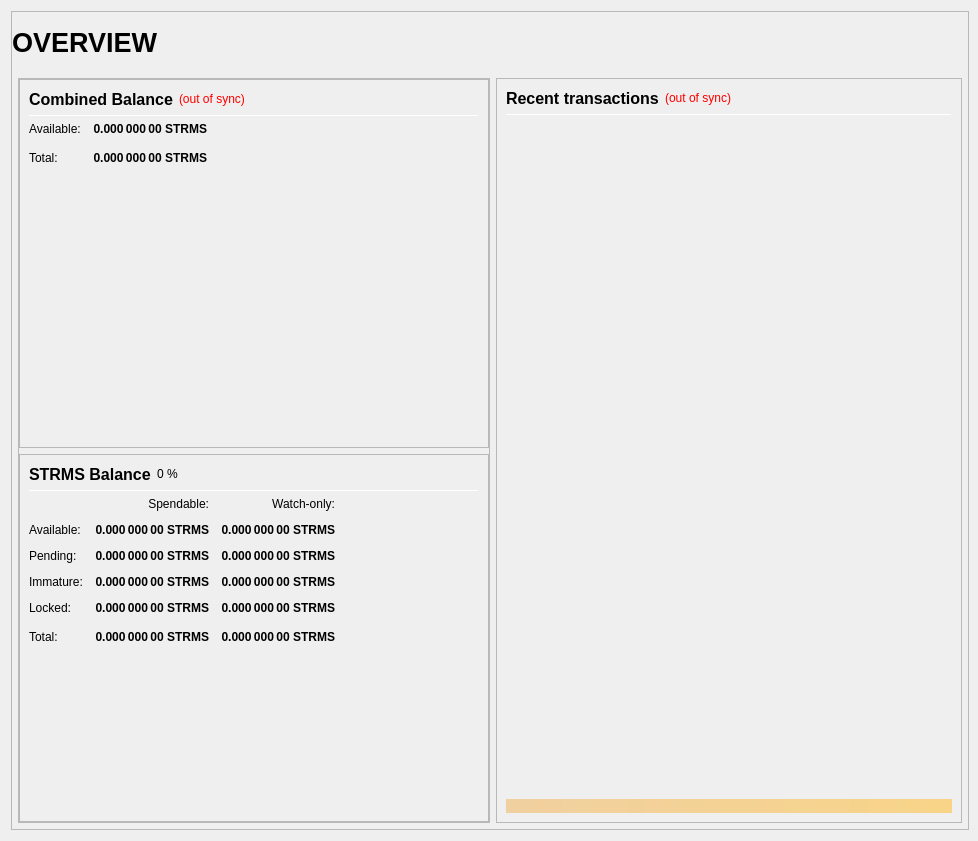
<?xml version="1.0" encoding="UTF-8"?>
<ui version="4.0">
 <class>OverviewPage</class>
 <widget class="QWidget" name="OverviewPage">
  <property name="geometry">
   <rect>
    <x>0</x>
    <y>0</y>
    <width>978</width>
    <height>841</height>
   </rect>
  </property>
  <property name="minimumSize">
   <size>
    <width>960</width>
    <height>682</height>
   </size>
  </property>
  <property name="windowTitle">
   <string>Form</string>
  </property>
  <layout class="QVBoxLayout" name="topLayout" stretch="1">
   <property name="rightMargin">
    <number>9</number>
   </property>
   <item>
    <widget class="QFrame" name="frame_BG">
     <property name="minimumSize">
      <size>
       <width>850</width>
       <height>610</height>
      </size>
     </property>
     <property name="maximumSize">
      <size>
       <width>16777215</width>
       <height>16777215</height>
      </size>
     </property>
     <property name="frameShape">
      <enum>QFrame::StyledPanel</enum>
     </property>
     <property name="frameShadow">
      <enum>QFrame::Raised</enum>
     </property>
     <layout class="QVBoxLayout" name="verticalLayout_3" stretch="1">
      <property name="leftMargin">
       <number>0</number>
      </property>
      <property name="topMargin">
       <number>0</number>
      </property>
      <property name="rightMargin">
       <number>0</number>
      </property>
      <property name="bottomMargin">
       <number>6</number>
      </property>
      <item>
       <layout class="QVBoxLayout" name="verticalLayout_Master" stretch="0,1">
        <property name="margin">
         <number>0</number>
        </property>
        <item>
         <widget class="QFrame" name="frame_Header">
          <layout class="QVBoxLayout" name="verticalLayout_Header" stretch="0">
           <property name="margin">
            <number>0</number>
           </property>
           <item>
            <layout class="QHBoxLayout" name="horizontalLayout_Header" stretch="1,0,1">
             <property name="spacing">
              <number>6</number>
             </property>
             <item>
              <widget class="QLabel" name="labelOverviewHeaderLeft">
               <property name="minimumSize">
                <size>
                 <width>464</width>
                 <height>60</height>
                </size>
               </property>
               <property name="maximumSize">
                <size>
                 <width>16777215</width>
                 <height>60</height>
                </size>
               </property>
               <property name="font">
                <font>
                 <pointsize>20</pointsize>
                 <weight>75</weight>
                 <bold>true</bold>
                </font>
               </property>
               <property name="text">
                <string>OVERVIEW</string>
               </property>
               <property name="alignment">
                <set>Qt::AlignLeading|Qt::AlignLeft|Qt::AlignVCenter</set>
               </property>
              </widget>
             </item>
             <item>
              <spacer name="horizontalSpacer_Header">
               <property name="orientation">
                <enum>Qt::Horizontal</enum>
               </property>
               <property name="sizeHint" stdset="0">
                <size>
                 <width>40</width>
                 <height>20</height>
                </size>
               </property>
              </spacer>
             </item>
             <item>
              <widget class="QLabel" name="labelOverviewHeaderRight">
               <property name="minimumSize">
                <size>
                 <width>464</width>
                 <height>60</height>
                </size>
               </property>
               <property name="maximumSize">
                <size>
                 <width>16777215</width>
                 <height>60</height>
                </size>
               </property>
               <property name="font">
                <font>
                 <pointsize>14</pointsize>
                </font>
               </property>
               <property name="text">
                <string/>
               </property>
               <property name="alignment">
                <set>Qt::AlignRight|Qt::AlignTrailing|Qt::AlignVCenter</set>
               </property>
              </widget>
             </item>
            </layout>
           </item>
          </layout>
         </widget>
        </item>
        <item>
         <widget class="QFrame" name="frame_Content">
          <layout class="QVBoxLayout" name="verticalLayout_Content">
           <property name="leftMargin">
            <number>6</number>
           </property>
           <property name="topMargin">
            <number>0</number>
           </property>
           <property name="rightMargin">
            <number>6</number>
           </property>
           <property name="bottomMargin">
            <number>0</number>
           </property>
           <item>
            <layout class="QHBoxLayout" name="horizontalLayout_Content" stretch="1,1">
             <property name="spacing">
              <number>6</number>
             </property>
             <item>
              <layout class="QVBoxLayout" name="verticalLayout_left" stretch="1">
               <item>
                <widget class="QFrame" name="frameObfuscation">
                 <property name="minimumSize">
                  <size>
                   <width>0</width>
                   <height>0</height>
                  </size>
                 </property>
                 <property name="frameShape">
                  <enum>QFrame::StyledPanel</enum>
                 </property>
                 <property name="frameShadow">
                  <enum>QFrame::Raised</enum>
                 </property>
                 <layout class="QVBoxLayout" name="verticalLayout" stretch="0,0,0">
                  <property name="margin">
                   <number>0</number>
                  </property>
                  <item>
                   <widget class="QFrame" name="frame_CombinedBalances">
                    <property name="minimumSize">
                     <size>
                      <width>470</width>
                      <height>0</height>
                     </size>
                    </property>
                    <property name="frameShape">
                     <enum>QFrame::StyledPanel</enum>
                    </property>
                    <property name="frameShadow">
                     <enum>QFrame::Raised</enum>
                    </property>
                    <layout class="QVBoxLayout" name="verticalLayout_5">
                     <item>
                      <layout class="QHBoxLayout" name="horizontalLayout_5" stretch="0,0,0">
                       <item>
                        <widget class="QLabel" name="label_5z">
                         <property name="minimumSize">
                          <size>
                           <width>0</width>
                           <height>20</height>
                          </size>
                         </property>
                         <property name="font">
                          <font>
                           <pointsize>12</pointsize>
                           <weight>75</weight>
                           <bold>true</bold>
                          </font>
                         </property>
                         <property name="toolTip">
                          <string>Combined Balance (including unconfirmed and immature coins)</string>
                         </property>
                         <property name="text">
                          <string>Combined Balance</string>
                         </property>
                        </widget>
                       </item>
                       <item>
                        <widget class="QLabel" name="labelWalletStatus">
                         <property name="cursor">
                          <cursorShape>WhatsThisCursor</cursorShape>
                         </property>
                         <property name="toolTip">
                          <string>The displayed information may be out of date. Your wallet automatically synchronizes with the STRMS network after a connection is established, but this process has not completed yet.</string>
                         </property>
                         <property name="styleSheet">
                          <string notr="true">QLabel { color: red; }</string>
                         </property>
                         <property name="text">
                          <string notr="true">(out of sync)</string>
                         </property>
                         <property name="alignment">
                          <set>Qt::AlignLeading|Qt::AlignLeft|Qt::AlignVCenter</set>
                         </property>
                        </widget>
                       </item>
                       <item>
                        <spacer name="horizontalSpacer_1">
                         <property name="orientation">
                          <enum>Qt::Horizontal</enum>
                         </property>
                         <property name="sizeHint" stdset="0">
                          <size>
                           <width>40</width>
                           <height>20</height>
                          </size>
                         </property>
                        </spacer>
                       </item>
                      </layout>
                     </item>
                     <item>
                      <widget class="Line" name="line_CombinedBalance">
                       <property name="minimumSize">
                        <size>
                         <width>0</width>
                         <height>1</height>
                        </size>
                       </property>
                       <property name="maximumSize">
                        <size>
                         <width>16777215</width>
                         <height>1</height>
                        </size>
                       </property>
                       <property name="orientation">
                        <enum>Qt::Horizontal</enum>
                       </property>
                      </widget>
                     </item>
                     <item>
                      <layout class="QGridLayout" name="gridLayout_3">
                       <property name="spacing">
                        <number>12</number>
                       </property>
                       <item row="1" column="0">
                        <widget class="QLabel" name="labelBalanceTextz">
                         <property name="text">
                          <string>Available:</string>
                         </property>
                        </widget>
                       </item>
                       <item row="1" column="1">
                        <widget class="QLabel" name="labelBalancez">
                         <property name="font">
                          <font>
                           <weight>75</weight>
                           <bold>true</bold>
                          </font>
                         </property>
                         <property name="cursor">
                          <cursorShape>IBeamCursor</cursorShape>
                         </property>
                         <property name="toolTip">
                          <string>Your current spendable balance</string>
                         </property>
                         <property name="text">
                          <string notr="true">0.000 000 00 STRMS</string>
                         </property>
                         <property name="alignment">
                          <set>Qt::AlignRight|Qt::AlignTrailing|Qt::AlignVCenter</set>
                         </property>
                         <property name="textInteractionFlags">
                          <set>Qt::LinksAccessibleByMouse|Qt::TextSelectableByKeyboard|Qt::TextSelectableByMouse</set>
                         </property>
                        </widget>
                       </item>
                       <item row="2" column="0">
                        <widget class="QLabel" name="labelTotalTextz">
                         <property name="text">
                          <string>Total:</string>
                         </property>
                        </widget>
                       </item>
                       <item row="2" column="1">
                        <widget class="QLabel" name="labelTotalz">
                         <property name="font">
                          <font>
                           <weight>75</weight>
                           <bold>true</bold>
                          </font>
                         </property>
                         <property name="cursor">
                          <cursorShape>IBeamCursor</cursorShape>
                         </property>
                         <property name="toolTip">
                          <string>Total Balance, including all unavailable coins.</string>
                         </property>
                         <property name="text">
                          <string notr="true">0.000 000 00 STRMS</string>
                         </property>
                         <property name="alignment">
                          <set>Qt::AlignRight|Qt::AlignTrailing|Qt::AlignVCenter</set>
                         </property>
                         <property name="textInteractionFlags">
                          <set>Qt::LinksAccessibleByMouse|Qt::TextSelectableByKeyboard|Qt::TextSelectableByMouse</set>
                         </property>
                        </widget>
                       </item>
                       <item row="2" column="3">
                        <spacer name="horizontalSpacer_2">
                         <property name="orientation">
                          <enum>Qt::Horizontal</enum>
                         </property>
                         <property name="sizeHint" stdset="0">
                          <size>
                           <width>40</width>
                           <height>20</height>
                          </size>
                         </property>
                        </spacer>
                       </item>
                      </layout>
                     </item>
                     <item>
                      <spacer name="verticalSpacer_1">
                       <property name="orientation">
                        <enum>Qt::Vertical</enum>
                       </property>
                       <property name="sizeHint" stdset="0">
                        <size>
                         <width>20</width>
                         <height>40</height>
                        </size>
                       </property>
                      </spacer>
                     </item>
                    </layout>
                   </widget>
                  </item>
                  <item>
                   <widget class="QFrame" name="frame_Balances">
                    <property name="frameShape">
                     <enum>QFrame::StyledPanel</enum>
                    </property>
                    <property name="frameShadow">
                     <enum>QFrame::Raised</enum>
                    </property>
                    <layout class="QVBoxLayout" name="verticalLayout_4">
                     <item>
                      <layout class="QHBoxLayout" name="horizontalLayout_4">
                       <item>
                        <widget class="QLabel" name="label_5">
                         <property name="minimumSize">
                          <size>
                           <width>0</width>
                           <height>20</height>
                          </size>
                         </property>
                         <property name="font">
                          <font>
                           <pointsize>12</pointsize>
                           <weight>75</weight>
                           <bold>true</bold>
                          </font>
                         </property>
                         <property name="text">
                          <string>STRMS Balance</string>
                         </property>
                        </widget>
                       </item>
                       <item>
                        <widget class="QLabel" name="labelSTRMSPercent">
                         <property name="text">
                          <string notr="true">0 %</string>
                         </property>
                        </widget>
                       </item>
                       <item>
                        <spacer name="horizontalSpacer_3">
                         <property name="orientation">
                          <enum>Qt::Horizontal</enum>
                         </property>
                         <property name="sizeHint" stdset="0">
                          <size>
                           <width>40</width>
                           <height>20</height>
                          </size>
                         </property>
                        </spacer>
                       </item>
                      </layout>
                     </item>
                     <item>
                      <widget class="Line" name="line_Balance">
                       <property name="minimumSize">
                        <size>
                         <width>0</width>
                         <height>1</height>
                        </size>
                       </property>
                       <property name="maximumSize">
                        <size>
                         <width>16777215</width>
                         <height>1</height>
                        </size>
                       </property>
                       <property name="orientation">
                        <enum>Qt::Horizontal</enum>
                       </property>
                      </widget>
                     </item>
                     <item>
                      <layout class="QGridLayout" name="gridLayout">
                       <property name="spacing">
                        <number>12</number>
                       </property>
                       <item row="0" column="1">
                        <widget class="QLabel" name="labelSpendable">
                         <property name="text">
                          <string>Spendable:</string>
                         </property>
                         <property name="alignment">
                          <set>Qt::AlignRight|Qt::AlignTrailing|Qt::AlignVCenter</set>
                         </property>
                        </widget>
                       </item>
                       <item row="0" column="2">
                        <widget class="QLabel" name="labelWatchonly">
                         <property name="text">
                          <string>Watch-only:</string>
                         </property>
                         <property name="alignment">
                          <set>Qt::AlignRight|Qt::AlignTrailing|Qt::AlignVCenter</set>
                         </property>
                        </widget>
                       </item>
                       <item row="1" column="0">
                        <widget class="QLabel" name="labelBalanceText">
                         <property name="text">
                          <string>Available:</string>
                         </property>
                        </widget>
                       </item>
                       <item row="1" column="1">
                        <widget class="QLabel" name="labelBalance">
                         <property name="font">
                          <font>
                           <weight>75</weight>
                           <bold>true</bold>
                          </font>
                         </property>
                         <property name="cursor">
                          <cursorShape>IBeamCursor</cursorShape>
                         </property>
                         <property name="toolTip">
                          <string>Your current spendable balance</string>
                         </property>
                         <property name="text">
                          <string notr="true">0.000 000 00 STRMS</string>
                         </property>
                         <property name="alignment">
                          <set>Qt::AlignRight|Qt::AlignTrailing|Qt::AlignVCenter</set>
                         </property>
                         <property name="textInteractionFlags">
                          <set>Qt::LinksAccessibleByMouse|Qt::TextSelectableByKeyboard|Qt::TextSelectableByMouse</set>
                         </property>
                        </widget>
                       </item>
                       <item row="1" column="2">
                        <widget class="QLabel" name="labelWatchAvailable">
                         <property name="font">
                          <font>
                           <weight>75</weight>
                           <bold>true</bold>
                          </font>
                         </property>
                         <property name="cursor">
                          <cursorShape>IBeamCursor</cursorShape>
                         </property>
                         <property name="toolTip">
                          <string>Your current balance in watch-only addresses</string>
                         </property>
                         <property name="text">
                          <string notr="true">0.000 000 00 STRMS</string>
                         </property>
                         <property name="alignment">
                          <set>Qt::AlignRight|Qt::AlignTrailing|Qt::AlignVCenter</set>
                         </property>
                         <property name="textInteractionFlags">
                          <set>Qt::LinksAccessibleByMouse|Qt::TextSelectableByKeyboard|Qt::TextSelectableByMouse</set>
                         </property>
                        </widget>
                       </item>
                       <item row="2" column="0">
                        <widget class="QLabel" name="labelPendingText">
                         <property name="text">
                          <string>Pending:</string>
                         </property>
                        </widget>
                       </item>
                       <item row="2" column="1">
                        <widget class="QLabel" name="labelUnconfirmed">
                         <property name="font">
                          <font>
                           <weight>75</weight>
                           <bold>true</bold>
                          </font>
                         </property>
                         <property name="cursor">
                          <cursorShape>IBeamCursor</cursorShape>
                         </property>
                         <property name="toolTip">
                          <string>Total of transactions that have yet to be confirmed, and do not yet count toward the spendable balance</string>
                         </property>
                         <property name="text">
                          <string notr="true">0.000 000 00 STRMS</string>
                         </property>
                         <property name="alignment">
                          <set>Qt::AlignRight|Qt::AlignTrailing|Qt::AlignVCenter</set>
                         </property>
                         <property name="textInteractionFlags">
                          <set>Qt::LinksAccessibleByMouse|Qt::TextSelectableByKeyboard|Qt::TextSelectableByMouse</set>
                         </property>
                        </widget>
                       </item>
                       <item row="2" column="2">
                        <widget class="QLabel" name="labelWatchPending">
                         <property name="font">
                          <font>
                           <weight>75</weight>
                           <bold>true</bold>
                          </font>
                         </property>
                         <property name="cursor">
                          <cursorShape>IBeamCursor</cursorShape>
                         </property>
                         <property name="toolTip">
                          <string>Unconfirmed transactions to watch-only addresses</string>
                         </property>
                         <property name="text">
                          <string notr="true">0.000 000 00 STRMS</string>
                         </property>
                         <property name="alignment">
                          <set>Qt::AlignRight|Qt::AlignTrailing|Qt::AlignVCenter</set>
                         </property>
                         <property name="textInteractionFlags">
                          <set>Qt::LinksAccessibleByMouse|Qt::TextSelectableByKeyboard|Qt::TextSelectableByMouse</set>
                         </property>
                        </widget>
                       </item>
                       <item row="3" column="0">
                        <widget class="QLabel" name="labelImmatureText">
                         <property name="text">
                          <string>Immature:</string>
                         </property>
                        </widget>
                       </item>
                       <item row="3" column="1">
                        <widget class="QLabel" name="labelImmature">
                         <property name="font">
                          <font>
                           <weight>75</weight>
                           <bold>true</bold>
                          </font>
                         </property>
                         <property name="cursor">
                          <cursorShape>IBeamCursor</cursorShape>
                         </property>
                         <property name="toolTip">
                          <string>Staked or masternode rewards that has not yet matured</string>
                         </property>
                         <property name="text">
                          <string notr="true">0.000 000 00 STRMS</string>
                         </property>
                         <property name="alignment">
                          <set>Qt::AlignRight|Qt::AlignTrailing|Qt::AlignVCenter</set>
                         </property>
                         <property name="textInteractionFlags">
                          <set>Qt::LinksAccessibleByMouse|Qt::TextSelectableByKeyboard|Qt::TextSelectableByMouse</set>
                         </property>
                        </widget>
                       </item>
                       <item row="3" column="2">
                        <widget class="QLabel" name="labelWatchImmature">
                         <property name="font">
                          <font>
                           <weight>75</weight>
                           <bold>true</bold>
                          </font>
                         </property>
                         <property name="cursor">
                          <cursorShape>IBeamCursor</cursorShape>
                         </property>
                         <property name="toolTip">
                          <string>Staked or masternode rewards in watch-only addresses that has not yet matured</string>
                         </property>
                         <property name="text">
                          <string notr="true">0.000 000 00 STRMS</string>
                         </property>
                         <property name="alignment">
                          <set>Qt::AlignRight|Qt::AlignTrailing|Qt::AlignVCenter</set>
                         </property>
                         <property name="textInteractionFlags">
                          <set>Qt::LinksAccessibleByMouse|Qt::TextSelectableByKeyboard|Qt::TextSelectableByMouse</set>
                         </property>
                        </widget>
                       </item>
                       <item row="4" column="0">
                        <widget class="QLabel" name="labelLockedBalanceText">
                         <property name="toolTip">
                          <string>Locked STRMS or Masternode collaterals. These are excluded from zSTRMS minting.</string>
                         </property>
                         <property name="text">
                          <string>Locked:</string>
                         </property>
                        </widget>
                       </item>
                       <item row="4" column="1">
                        <widget class="QLabel" name="labelLockedBalance">
                         <property name="font">
                          <font>
                           <weight>75</weight>
                           <bold>true</bold>
                          </font>
                         </property>
                         <property name="cursor">
                          <cursorShape>IBeamCursor</cursorShape>
                         </property>
                         <property name="toolTip">
                          <string>Locked STRMS or Masternode collaterals. These are excluded from zSTRMS minting.</string>
                         </property>
                         <property name="text">
                          <string notr="true">0.000 000 00 STRMS</string>
                         </property>
                         <property name="alignment">
                          <set>Qt::AlignRight|Qt::AlignTrailing|Qt::AlignVCenter</set>
                         </property>
                         <property name="textInteractionFlags">
                          <set>Qt::LinksAccessibleByMouse|Qt::TextSelectableByKeyboard|Qt::TextSelectableByMouse</set>
                         </property>
                        </widget>
                       </item>
                       <item row="4" column="2">
                        <widget class="QLabel" name="labelWatchLocked">
                         <property name="font">
                          <font>
                           <weight>75</weight>
                           <bold>true</bold>
                          </font>
                         </property>
                         <property name="cursor">
                          <cursorShape>IBeamCursor</cursorShape>
                         </property>
                         <property name="toolTip">
                          <string>Current locked balance in watch-only addresses</string>
                         </property>
                         <property name="text">
                          <string notr="true">0.000 000 00 STRMS</string>
                         </property>
                         <property name="alignment">
                          <set>Qt::AlignRight|Qt::AlignTrailing|Qt::AlignVCenter</set>
                         </property>
                         <property name="textInteractionFlags">
                          <set>Qt::LinksAccessibleByMouse|Qt::TextSelectableByKeyboard|Qt::TextSelectableByMouse</set>
                         </property>
                        </widget>
                       </item>
                       <item row="5" column="0">
                        <widget class="QLabel" name="labelTotalText">
                         <property name="toolTip">
                          <string>Your current STRMS balance, unconfirmed and immature transactions included</string>
                         </property>
                         <property name="text">
                          <string>Total:</string>
                         </property>
                        </widget>
                       </item>
                       <item row="5" column="1">
                        <widget class="QLabel" name="labelTotal">
                         <property name="font">
                          <font>
                           <weight>75</weight>
                           <bold>true</bold>
                          </font>
                         </property>
                         <property name="cursor">
                          <cursorShape>IBeamCursor</cursorShape>
                         </property>
                         <property name="toolTip">
                          <string>Your current STRMS balance, unconfirmed and immature transactions included</string>
                         </property>
                         <property name="text">
                          <string notr="true">0.000 000 00 STRMS</string>
                         </property>
                         <property name="alignment">
                          <set>Qt::AlignRight|Qt::AlignTrailing|Qt::AlignVCenter</set>
                         </property>
                         <property name="textInteractionFlags">
                          <set>Qt::LinksAccessibleByMouse|Qt::TextSelectableByKeyboard|Qt::TextSelectableByMouse</set>
                         </property>
                        </widget>
                       </item>
                       <item row="5" column="2">
                        <widget class="QLabel" name="labelWatchTotal">
                         <property name="font">
                          <font>
                           <weight>75</weight>
                           <bold>true</bold>
                          </font>
                         </property>
                         <property name="cursor">
                          <cursorShape>IBeamCursor</cursorShape>
                         </property>
                         <property name="toolTip">
                          <string>Current total balance in watch-only addresses</string>
                         </property>
                         <property name="text">
                          <string notr="true">0.000 000 00 STRMS</string>
                         </property>
                         <property name="alignment">
                          <set>Qt::AlignRight|Qt::AlignTrailing|Qt::AlignVCenter</set>
                         </property>
                         <property name="textInteractionFlags">
                          <set>Qt::LinksAccessibleByMouse|Qt::TextSelectableByKeyboard|Qt::TextSelectableByMouse</set>
                         </property>
                        </widget>
                       </item>
                       <item row="5" column="3">
                        <spacer name="horizontalSpacer_9">
                         <property name="orientation">
                          <enum>Qt::Horizontal</enum>
                         </property>
                         <property name="sizeHint" stdset="0">
                          <size>
                           <width>40</width>
                           <height>20</height>
                          </size>
                         </property>
                        </spacer>
                       </item>
                      </layout>
                     </item>
                     <item>
                      <spacer name="verticalSpacer_3">
                       <property name="orientation">
                        <enum>Qt::Vertical</enum>
                       </property>
                       <property name="sizeHint" stdset="0">
                        <size>
                         <width>20</width>
                         <height>40</height>
                        </size>
                       </property>
                      </spacer>
                     </item>
                    </layout>
                   </widget>
                  </item>
                 </layout>
                </widget>
               </item>
              </layout>
             </item>
             <item>
              <layout class="QVBoxLayout" name="verticalLayout_right" stretch="1">
               <item>
                <widget class="QFrame" name="frame_RecentTransactions">
                 <property name="minimumSize">
                  <size>
                   <width>0</width>
                   <height>0</height>
                  </size>
                 </property>
                 <property name="frameShape">
                  <enum>QFrame::StyledPanel</enum>
                 </property>
                 <property name="frameShadow">
                  <enum>QFrame::Raised</enum>
                 </property>
                 <layout class="QVBoxLayout" name="verticalLayout_1" stretch="0,0,0,0,0">
                  <item>
                   <layout class="QHBoxLayout" name="horizontalLayout_2">
                    <item>
                     <widget class="QLabel" name="label_4">
                      <property name="minimumSize">
                       <size>
                        <width>0</width>
                        <height>20</height>
                       </size>
                      </property>
                      <property name="font">
                       <font>
                        <pointsize>12</pointsize>
                        <weight>75</weight>
                        <bold>true</bold>
                       </font>
                      </property>
                      <property name="text">
                       <string>Recent transactions</string>
                      </property>
                     </widget>
                    </item>
                    <item>
                     <widget class="QLabel" name="labelTransactionsStatus">
                      <property name="cursor">
                       <cursorShape>WhatsThisCursor</cursorShape>
                      </property>
                      <property name="toolTip">
                       <string>The displayed information may be out of date. Your wallet automatically synchronizes with the STRMS network after a connection is established, but this process has not completed yet.</string>
                      </property>
                      <property name="styleSheet">
                       <string notr="true">QLabel { color: red; }</string>
                      </property>
                      <property name="text">
                       <string notr="true">(out of sync)</string>
                      </property>
                      <property name="alignment">
                       <set>Qt::AlignRight|Qt::AlignTrailing|Qt::AlignVCenter</set>
                      </property>
                     </widget>
                    </item>
                    <item>
                     <spacer name="horizontalSpacer">
                      <property name="orientation">
                       <enum>Qt::Horizontal</enum>
                      </property>
                      <property name="sizeHint" stdset="0">
                       <size>
                        <width>40</width>
                        <height>20</height>
                       </size>
                      </property>
                     </spacer>
                    </item>
                   </layout>
                  </item>
                  <item>
                   <widget class="Line" name="line">
                    <property name="minimumSize">
                     <size>
                      <width>0</width>
                      <height>1</height>
                     </size>
                    </property>
                    <property name="maximumSize">
                     <size>
                      <width>16777215</width>
                      <height>1</height>
                     </size>
                    </property>
                    <property name="orientation">
                     <enum>Qt::Horizontal</enum>
                    </property>
                   </widget>
                  </item>
                  <item>
                   <widget class="QListView" name="listTransactions">
                    <property name="minimumSize">
                     <size>
                      <width>0</width>
                      <height>0</height>
                     </size>
                    </property>
                    <property name="styleSheet">
                     <string notr="true">QListView { background: transparent; }</string>
                    </property>
                    <property name="frameShape">
                     <enum>QFrame::NoFrame</enum>
                    </property>
                    <property name="verticalScrollBarPolicy">
                     <enum>Qt::ScrollBarAlwaysOff</enum>
                    </property>
                    <property name="horizontalScrollBarPolicy">
                     <enum>Qt::ScrollBarAlwaysOff</enum>
                    </property>
                    <property name="selectionMode">
                     <enum>QAbstractItemView::NoSelection</enum>
                    </property>
                   </widget>
                  </item>
                  <item>
                   <spacer name="verticalSpacer_2">
                    <property name="orientation">
                     <enum>Qt::Vertical</enum>
                    </property>
                    <property name="sizeType">
                     <enum>QSizePolicy::Expanding</enum>
                    </property>
                    <property name="sizeHint" stdset="0">
                     <size>
                      <width>20</width>
                      <height>40</height>
                     </size>
                    </property>
                   </spacer>
                  </item>
                  <item>
                   <widget class="QLabel" name="labelAlerts">
                    <property name="maximumSize">
                     <size>
                      <width>16777215</width>
                      <height>16777215</height>
                     </size>
                    </property>
                    <property name="styleSheet">
                     <string notr="true">background-color: qlineargradient(x1: 0, y1: 0, x2: 1, y2: 0, stop:0 #F0D0A0, stop:1 #F8D488); color:#000000;</string>
                    </property>
                    <property name="text">
                     <string/>
                    </property>
                    <property name="wordWrap">
                     <bool>true</bool>
                    </property>
                    <property name="margin">
                     <number>3</number>
                    </property>
                   </widget>
                  </item>
                 </layout>
                </widget>
               </item>
              </layout>
             </item>
            </layout>
           </item>
          </layout>
         </widget>
        </item>
       </layout>
      </item>
     </layout>
    </widget>
   </item>
  </layout>
 </widget>
 <resources/>
 <connections/>
</ui>
